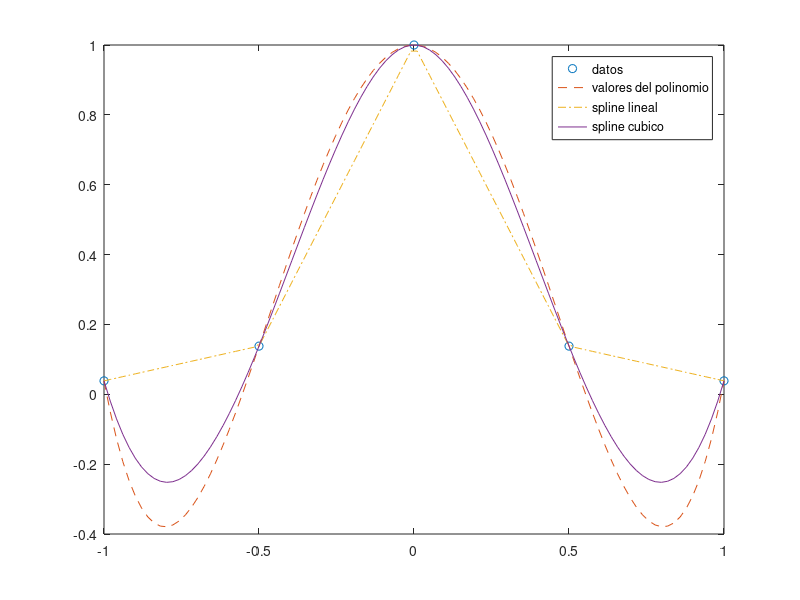

MATLAB code for this plot: (Note: this script raises an error after producing the figure.)
function punto1811
    x = linspace(-1,1,5);
    y = 1./(1+25*x.^2);
    
    xx = linspace(-1,1);
    p = polyfit(x,y,4); %Polinomio grado4
    yy = polyval(p,xx); %Valor del polinomio
    
    yh = interp1(x,y,xx); %linear spline
    yc = spline(x,y,xx); %cubical spline
    plot(x,y,'o',xx,yy,'--',xx,yh,'-.',xx,yc,'-');
    hold on
    %plot()
    legend('datos','valores del polinomio','spline lineal','spline cubico')
    endc9